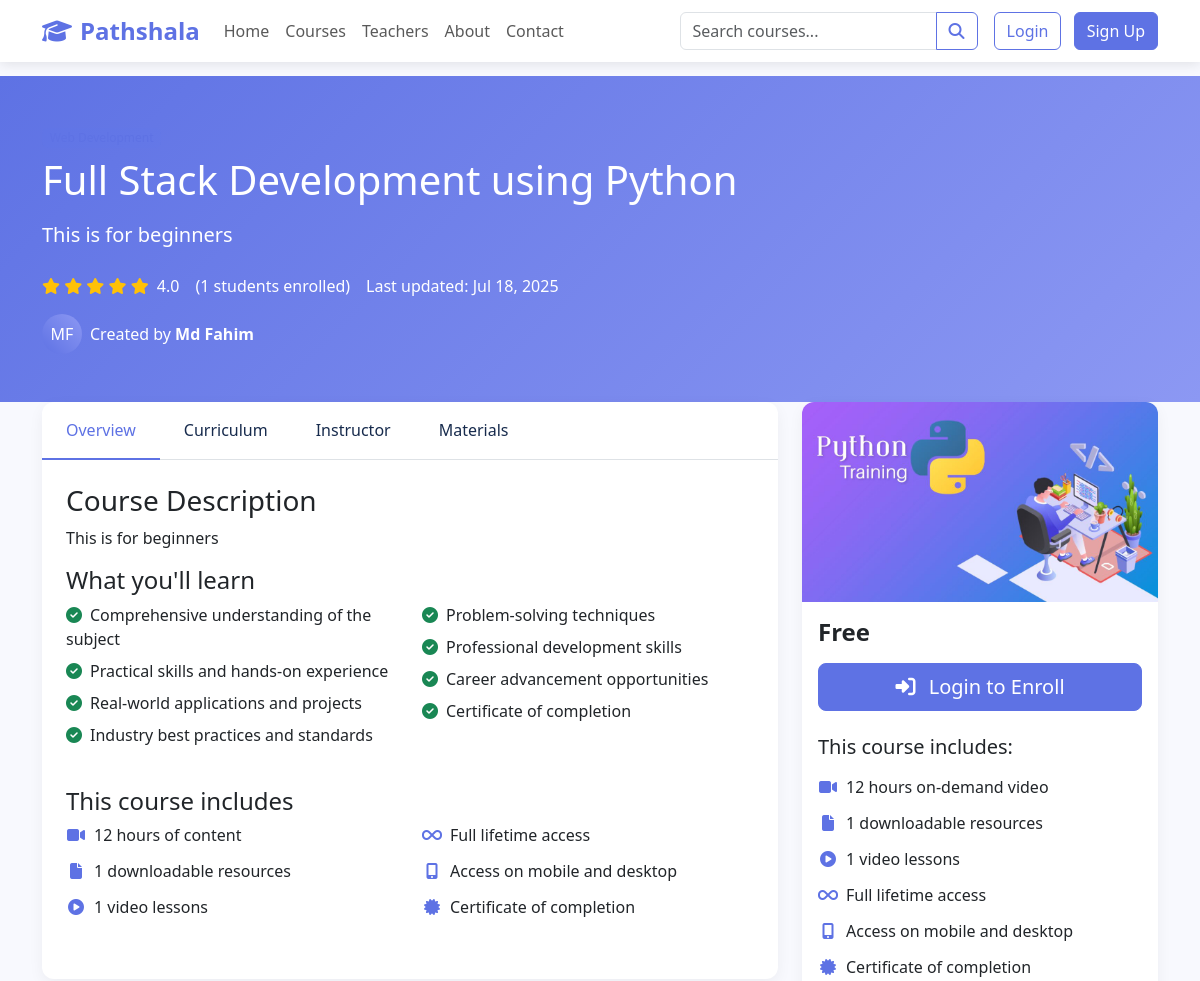
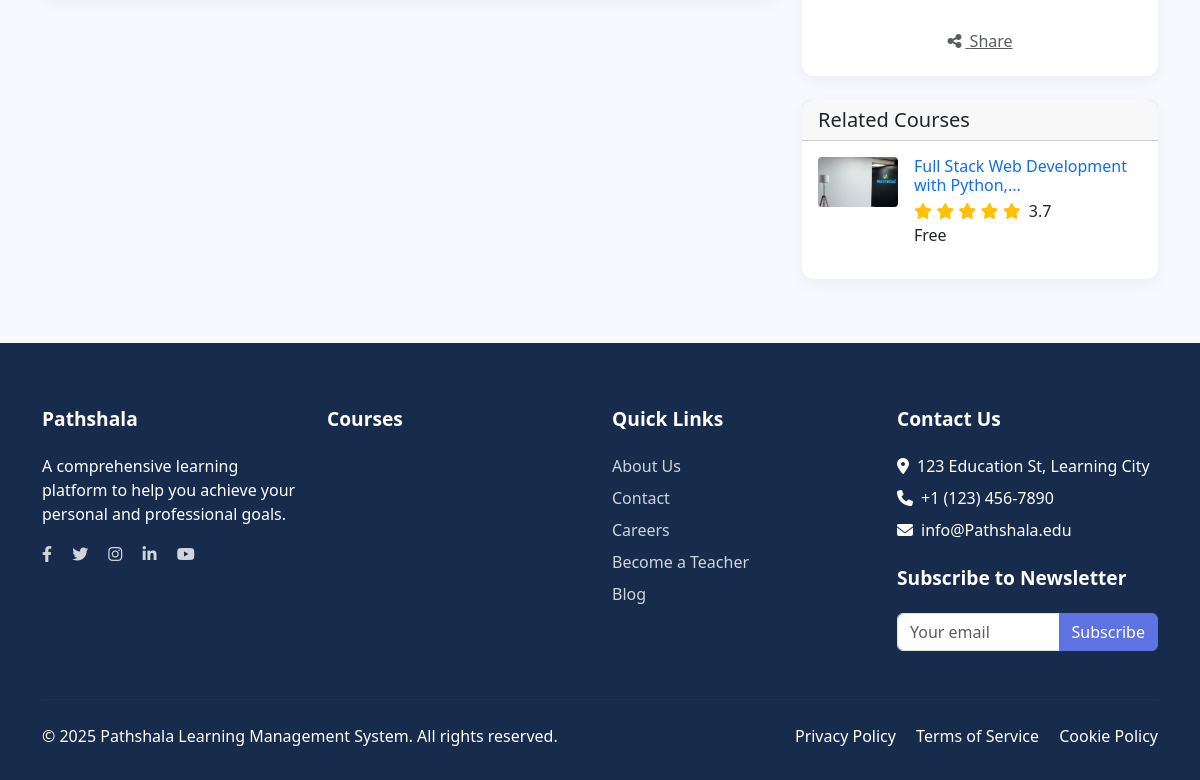
Page /courses/3/ on the committed database (2 pictures, top to bottom).
### core/models.py (models this page shows, shortened)
class Course(models.Model):
    title = models.CharField(max_length=255)
    description = models.TextField()
    banner = models.ImageField(upload_to='course_banners/')
    price = models.FloatField()
    duration = models.FloatField()
    is_active = models.BooleanField()
    category_id = models.ForeignKey(Category, on_delete=models.CASCADE)
    instructor_id = models.ForeignKey(User, on_delete=models.CASCADE, limit_choices_to={'role' : 'teacher'})
    created_at = models.DateTimeField(auto_now_add=True)
    updated_at = models.DateTimeField(auto_now=True)

### users/models.py (models this page shows, shortened)
class User(AbstractUser):
    role = models.CharField(max_length=10, choices=USER_ROLES)
    mobile_no = models.CharField(max_length=15, blank=True)

### core/views.py (the view)
# urls.py: path('<int:course_id>/', views.course_detail_view, name='course_detail'),
def course_detail_view(request, course_id):
    course = get_object_or_404(Course, id=course_id, is_active=True)
    lessons = Lesson.objects.filter(course_id=course, is_active=True).order_by('order', 'created_at')
    materials = Material.objects.filter(course_id=course, is_active=True).order_by('created_at')
    is_enrolled = False
    enrollment = None
    if request.user.is_authenticated:
        try:
            enrollment = Enrollment.objects.get(student_id=request.user, course_id=course)
            is_enrolled = True
        except Enrollment.DoesNotExist:
            pass
    total_enrollments = Enrollment.objects.filter(course_id=course).count()
    related_courses = Course.objects.filter(
        category_id=course.category_id,
        is_active=True
    ).exclude(id=course.id)[:3]
    context = {
        'course': course,
        'lessons': lessons,
        'materials': materials,
        'is_enrolled': is_enrolled,
        'enrollment': enrollment,
        'total_enrollments': total_enrollments,
        'related_courses': related_courses,
    }
    return render(request, 'courses/course_detail.html', context)

### templates/courses/course_detail.html (shortened to what this page needs)
{% extends 'base.html' %}
{% load course_extras %}
{% block content %}
<header class="page-header">
    <div class="container">
        <div class="row">
            <div class="col-lg-8">
                <span class="badge badge-category">{{ course.category_id.title }}</span>
                <h1 class="mt-2 mb-3">{{ course.title }}</h1>
                <p class="lead">{{ course.description }}</p>
                <div class="d-flex flex-wrap align-items-center mt-4">
                    <div class="rating me-3">
                        {% for i in "12345"|make_list %}
                        <i class="fas fa-star"></i>
                        {% endfor %}
                        <span class="text-white ms-1">{{ course|course_rating }}</span>
                    </div>
                    <span class="me-3">({{ total_enrollments }} students enrolled)</span>
                    <span>Last updated: {{ course.updated_at|date:"M d, Y" }}</span>
                </div>
                <div class="mt-3">
                    <span class="d-flex align-items-center text-white">
                        {% user_avatar course.instructor_id 40 %}
                        <span class="ms-2">Created by <strong>{{ course.instructor_id.get_full_name|default:course.instructor_id.username }}</strong></span>
                    </span>
                </div>
            </div>
        </div>
    </div>
</header>
<div class="container course-details-container">
    <div class="row">
        <div class="col-lg-8">
            <div class="card course-main-content mb-4">
                <ul class="nav nav-tabs" id="courseTab" role="tablist">
                    <li class="nav-item" role="presentation">
                        <button class="nav-link active" id="overview-tab" data-bs-toggle="tab"
                            data-bs-target="#overview" type="button" role="tab">Overview</button>
                    </li>
                    <li class="nav-item" role="presentation">
                        <button class="nav-link" id="curriculum-tab" data-bs-toggle="tab" data-bs-target="#curriculum"
                            type="button" role="tab">Curriculum</button>
                    </li>
                    <li class="nav-item" role="presentation">
                        <button class="nav-link" id="instructor-tab" data-bs-toggle="tab" data-bs-target="#instructor"
                            type="button" role="tab">Instructor</button>
                    </li>
                    <li class="nav-item" role="presentation">
                        <button class="nav-link" id="materials-tab" data-bs-toggle="tab" data-bs-target="#materials"
                            type="button" role="tab">Materials</button>
                    </li>
                </ul>
                <div class="tab-content p-4" id="courseTabContent">
                    <div class="tab-pane fade show active" id="overview" role="tabpanel">
                        <h3>Course Description</h3>
                        <p>{{ course.description }}</p>
                        <div class="mb-4">
                            <h4>What you'll learn</h4>
                            <div class="row">
                                <div class="col-md-6">
                                    <ul class="list-unstyled">
                                        <li class="mb-2"><i
                                                class="fas fa-check-circle text-success me-2"></i>Comprehensive
                                            understanding of the subject</li>
                                        <li class="mb-2"><i class="fas fa-check-circle text-success me-2"></i>Practical
                                            skills and hands-on experience</li>
                                        <li class="mb-2"><i class="fas fa-check-circle text-success me-2"></i>Real-world
                                            applications and projects</li>
                                        <li class="mb-2"><i class="fas fa-check-circle text-success me-2"></i>Industry
                                            best practices and standards</li>
                                    </ul>
                                </div>
                                <div class="col-md-6">
                                    <ul class="list-unstyled">
                                        <li class="mb-2"><i
                                                class="fas fa-check-circle text-success me-2"></i>Problem-solving
                                            techniques</li>
                                        <li class="mb-2"><i
                                                class="fas fa-check-circle text-success me-2"></i>Professional
                                            development skills</li>
                                        <li class="mb-2"><i class="fas fa-check-circle text-success me-2"></i>Career
                                            advancement opportunities</li>
                                        <li class="mb-2"><i
                                                class="fas fa-check-circle text-success me-2"></i>Certificate of
                                            completion</li>
                                    </ul>
                                </div>
                            </div>
                        </div>
                        <div class="mb-4">
                            <h4>This course includes</h4>
                            <div class="row">
                                <div class="col-md-6">
                                    <div class="course-info">
                                        <i class="fas fa-video"></i>
                                        <span>{{ course.duration|format_duration }} of content</span>
                                    </div>
                                    <div class="course-info">
                                        <i class="fas fa-file"></i>
                                        <span>{{ materials.count }} downloadable resources</span>
                                    </div>
                                    <div class="course-info">
                                        <i class="fas fa-play-circle"></i>
                                        <span>{{ lessons.count }} video lessons</span>
                                    </div>
                                </div>
                                <div class="col-md-6">
                                    <div class="course-info">
                                        <i class="fas fa-infinity"></i>
                                        <span>Full lifetime access</span>
                                    </div>
                                    <div class="course-info">
                                        <i class="fas fa-mobile-alt"></i>
                                        <span>Access on mobile and desktop</span>
                                    </div>
                                    <div class="course-info">
                                        <i class="fas fa-certificate"></i>
                                        <span>Certificate of completion</span>
                                    </div>
                                </div>
                            </div>
                        </div>
                    </div>
                </div>
            </div>
        </div>
        <div class="col-lg-4">
            <div class="course-sidebar">
                <div class="card course-preview-card mb-4">
                    {% if course.banner %}
                    <img src="{{ course.banner.url }}" class="course-preview-img" alt="{{ course.title }}">
                    {% else %}
                    <img src="https://images.unsplash.com/photo-1517694712202-14dd9538aa97?ixlib=rb-1.2.1&auto=format&fit=crop&w=400&h=240&q=80"
                        class="course-preview-img" alt="{{ course.title }}">
                    {% endif %}
                    <div class="card-body">
                        <div class="d-flex justify-content-between align-items-center mb-3">
                            <h4 class="fw-bold mb-0">{{ course.price|format_price }}</h4>
                        </div>
                        {% if user.is_authenticated %}
                        {% if is_enrolled %}
                        <div class="d-grid gap-2 mb-4">
                            <a href="#" class="btn btn-success btn-lg">
                                <i class="fas fa-play me-2"></i> Continue Learning
                            </a>
                            {% if enrollment.progress > 0 %}
                            <div class="progress-info">
                                <div class="d-flex justify-content-between mb-1">
                                    <small>Progress</small>
                                    <small>{{ enrollment.progress }}%</small>
                                </div>
                                {% progress_bar enrollment.progress %}
                            </div>
                            {% endif %}
                        </div>
                        {% else %}
                        <div class="d-grid gap-2 mb-4">
                            <form method="POST" action="{% url 'enroll_course' course.id %}">
                                {% csrf_token %}
                                <button type="submit" class="btn btn-primary btn-lg w-100">
                                    <i class="fas fa-shopping-cart me-2"></i> Enroll Now
                                </button>
                            </form>
                            <button class="btn btn-outline-primary">Add to Wishlist</button>
                        </div>
                        {% endif %}
                        {% else %}
                        <div class="d-grid gap-2 mb-4">
                            <a href="{% url 'login' %}?next={{ request.get_full_path }}" class="btn btn-primary btn-lg">
                                <i class="fas fa-sign-in-alt me-2"></i> Login to Enroll
                            </a>
                        </div>
                        {% endif %}
                        <div class="mb-4">
                            <h5 class="mb-3">This course includes:</h5>
                            <div class="course-info">
                                <i class="fas fa-video"></i>
                                <span>{{ course.duration|format_duration }} on-demand video</span>
                            </div>
                            <div class="course-info">
                                <i class="fas fa-file"></i>
                                <span>{{ materials.count }} downloadable resources</span>
                            </div>
                            <div class="course-info">
                                <i class="fas fa-play-circle"></i>
                                <span>{{ lessons.count }} video lessons</span>
                            </div>
                            <div class="course-info">
                                <i class="fas fa-infinity"></i>
                                <span>Full lifetime access</span>
                            </div>
                            <div class="course-info">
                                <i class="fas fa-mobile-alt"></i>
                                <span>Access on mobile and desktop</span>
                            </div>
                            <div class="course-info">
                                <i class="fas fa-certificate"></i>
                                <span>Certificate of completion</span>
                            </div>
                        </div>
                        <div class="d-flex justify-content-center">
                            <button class="btn btn-link text-muted">
                                <i class="fas fa-share-alt me-1"></i> Share
                            </button>
                        </div>
                    </div>
                </div>
                {% if related_courses %}
                <div class="card">
                    <div class="card-header">
                        <h5 class="mb-0">Related Courses</h5>
                    </div>
                    <div class="card-body">
                        {% for related_course in related_courses %}
                        <div class="d-flex mb-3">
                            {% if related_course.banner %}
                            <img src="{{ related_course.banner.url }}" alt="{{ related_course.title }}" class="me-3"
                                style="width: 80px; height: 50px; object-fit: cover; border-radius: 4px;">
                            {% else %}
                            <img src="https://images.unsplash.com/photo-1517694712202-14dd9538aa97?ixlib=rb-1.2.1&auto=format&fit=crop&w=80&h=50&q=80"
                                alt="{{ related_course.title }}" class="me-3"
                                style="width: 80px; height: 50px; object-fit: cover; border-radius: 4px;">
                            {% endif %}
                            <div>
                                <h6 class="mb-1">
                                    <a href="{% url 'course_detail' related_course.id %}"
                                        class="text-decoration-none">{{ related_course.title|truncate_words:6 }}</a>
                                </h6>
                                <div class="rating">
                                    {% for i in "12345"|make_list %}
                                    <i class="fas fa-star"></i>
                                    {% endfor %}
                                    <span class="ms-1 text-dark">{{ related_course|course_rating }}</span>
                                </div>
                                <p class="mb-0">{{ related_course.price|format_price }}</p>
                            </div>
                        </div>
                        {% endfor %}
                    </div>
                </div>
                {% endif %}
            </div>
        </div>
    </div>
</div>
{% endblock %}

### rows in the picture
Course: title "Full Stack Development using Python", description "This is for beginners", updated_at "Jul 18, 2025", instructor_id.last_name "MF", instructor_id.get_full_name "Md Fahim", duration "12 hours", banner (picture), price "Free"
Course: banner (picture), title "Full Stack Web Development with Python,...", related_course "3.7", price "Free"

### other values in the picture
{{ course|course_rating }} "4.0"
{{ total_enrollments }} "1"
{{ materials.count }} "1"
{{ lessons.count }} "1"
